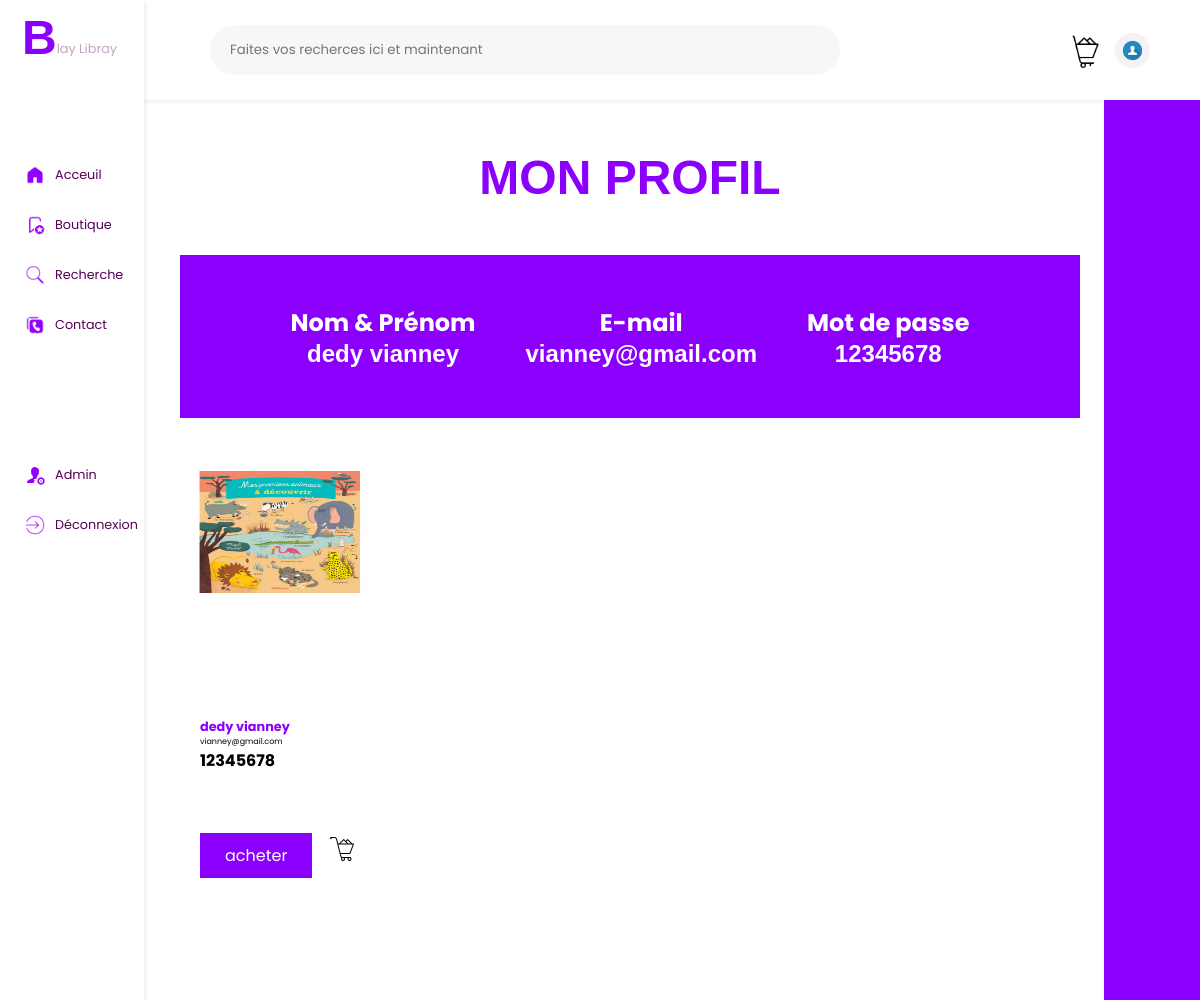
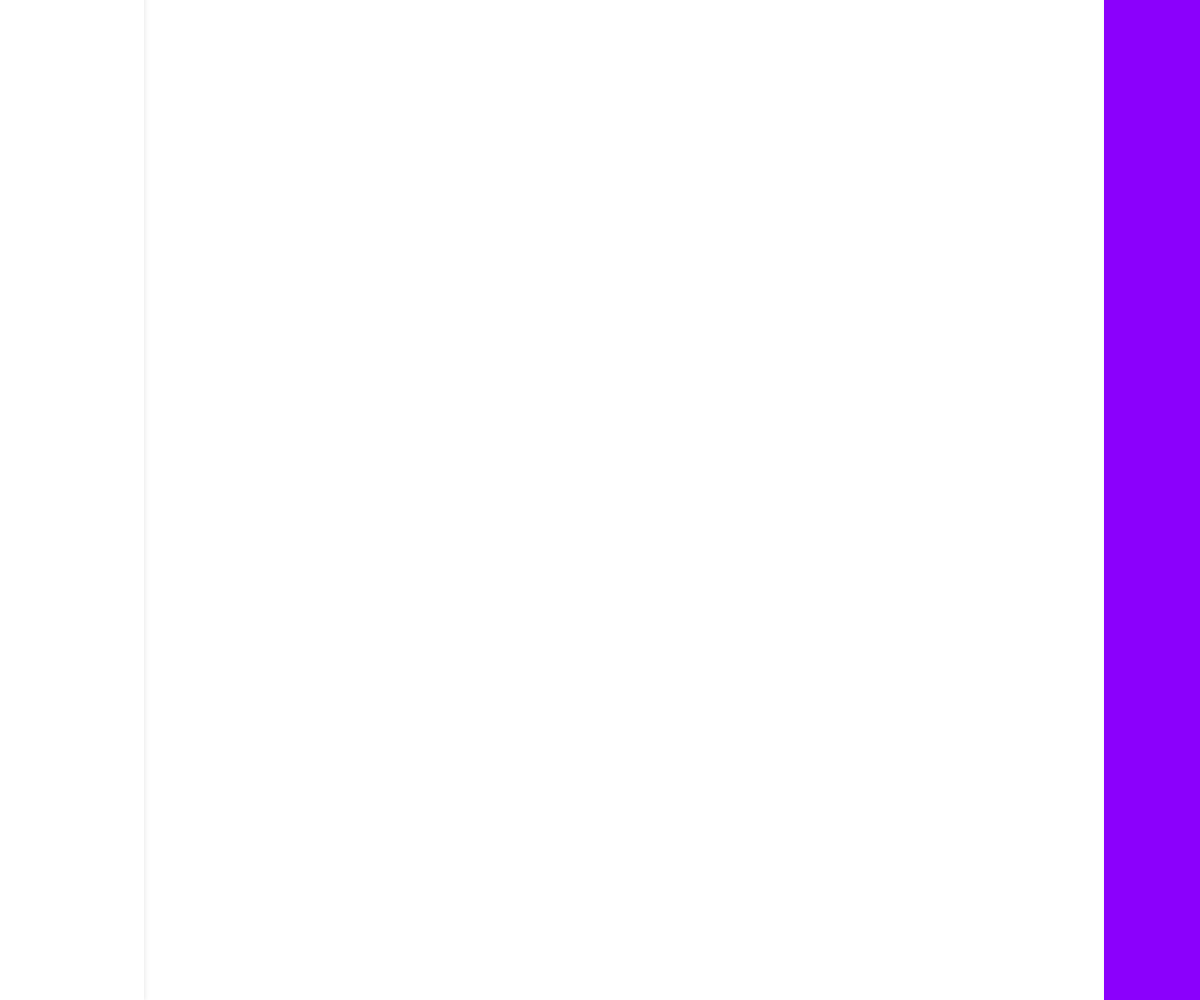
/useprid, run on the app's committed database (2 pictures, top to bottom).
### app.py (models this page shows, shortened)
class Connecter(db.Model):
    id = db.Column(db.Integer, primary_key = True)
    first_name = db.Column(db.String(20), unique = False , nullable = False)
    last_name = db.Column(db.String(20), unique = True , nullable = False)
    age = db.Column(db.String(8),nullable = False)

### app.py (the view)
@app.route('/useprid')
def useprid():
    user = Connecter.query.all()
    return render_template('useprid.html',user = user)

### templates/useprid.html (shortened to what this page needs)
<!DOCTYPE html>
<html lang="en">
<head>
    <link rel="stylesheet" href="static/CSS/achat.css">
</head>
<body>
    <div class="navhaut">
        <div class="reche1">
            <input type="text" name="" id="" placeholder="Faites vos recherces ici et maintenant">
        </div>
        <div class="reche2">
            <div class="notif">
            </div>
            <div class="panie">
                <a href="/panieruser"><p style="opacity: 0;">.</p></a>
            </div>
            <div class="profil" >
                <a href="/useprid"><p style="opacity: 0;">.</p></a>
            </div>
        </div>
    </div>
    <div class="navgauche">
        <div class="logo">
            <h1 style="padding-top: 10px;color: #8b00fc;font-size: 3rem;font-family: 'Trebuchet MS', 'Lucida Sans Unicode', 'Lucida Grande', 'Lucida Sans', Arial, sans-serif;">B</h1>
            <p style="font-size: 0.8rem;padding-top: 40px;color: rgb(196, 166, 196);">lay  Libray</p>
        </div>
        <div class="logo1">
            <img src="static/IMAGES/home-removebg-preview.png " style="filter: invert(10%) sepia(98%) saturate(6704%) hue-rotate(275deg) brightness(102%) contrast(120%);" height="20px" alt="">
            <a href="/home" style="font-size: 0.8rem;padding-left: 10px;text-decoration: none;color: #570057;">Acceuil</a>
        </div>
        <div class="logo1">
            <img src="static/IMAGES/bou-removebg-preview.png" style="filter: invert(10%) sepia(98%) saturate(6704%) hue-rotate(275deg) brightness(102%) contrast(120%);" height="20px" alt="">
            <a href="/achat" style="font-size: 0.8rem;padding-left: 10px;text-decoration: none;color: #570057;">Boutique</a>
        </div>
        <div class="logo1">
            <img src="static/IMAGES/loupe.png" style="filter: invert(10%) sepia(98%) saturate(6704%) hue-rotate(275deg) brightness(102%) contrast(120%);" height="20px" alt="">
            <a href="/recherche" style="font-size: 0.8rem;padding-left: 10px;text-decoration: none;color: #570057;">Recherche</a>
        </div>
        <div class="logo1">
            <img src="static/IMAGES/contac-removebg-preview.png" style="filter: invert(10%) sepia(98%) saturate(6704%) hue-rotate(275deg) brightness(102%) contrast(120%);" height="20px" alt="">
            <a href="" style="font-size: 0.8rem;padding-left: 10px;text-decoration: none;color: #570057;">Contact</a>
        </div>
        <div class="logo2">
            <img src="static/IMAGES/admmi-removebg-preview.png" style="filter: invert(10%) sepia(98%) saturate(6704%) hue-rotate(275deg) brightness(102%) contrast(120%);" height="20px" alt="">
            <a href="/profil" style="font-size: 0.8rem;padding-left: 10px;text-decoration: none;color: #570057;">Admin</a>
        </div>
        <div class="logo3">
            <img src="static/IMAGES/dec-removebg-preview.png" style="filter: invert(10%) sepia(98%) saturate(6704%) hue-rotate(275deg) brightness(102%) contrast(120%);" height="20px" alt="">
            <a href="/sprome" style="padding-left: 10px;text-decoration: none;color: #570057;font-size: 0.8rem;">Déconnexion</a>
        </div>
    </div>
    <div class="navdroite">
    </div>
    <div class="page12">
        <h1 style="text-align: center;color: #8b00fc;font-size: 3rem;font-family: 'Trebuchet MS', 'Lucida Sans Unicode', 'Lucida Grande', 'Lucida Sans', Arial, sans-serif;padding-bottom: 50px;">MON PROFIL</h1>
        <div class="liv" >
            {% for data in user %}
            <h1 style="text-align: center;color: white;font-size: 1.5rem;font-family: 'Trebuchet MS', 'Lucida Sans Unicode', 'Lucida Grande', 'Lucida Sans', Arial, sans-serif;"> <span>Nom & Prénom</span> <br> {{data.first_name}}</h1>
            <h1 style="text-align: center;color: white;font-size: 1.5rem;font-family: 'Trebuchet MS', 'Lucida Sans Unicode', 'Lucida Grande', 'Lucida Sans', Arial, sans-serif;"><span>E-mail</span> <br>{{data.last_name}}</h1>
            <h1 style="text-align: center;color: white;font-size: 1.5rem;font-family: 'Trebuchet MS', 'Lucida Sans Unicode', 'Lucida Grande', 'Lucida Sans', Arial, sans-serif;"><span >Mot de passe</span> <br>{{data.age}}</h1>
            {% endfor %}
        </div>
        <div class="livres">
            {% for data in user %}
            <div class="livre1">
                <div class="livr1">
                    <img src="{{url_for('static', filename='IMAGES/nom.jpg')}}" width="100%" height="50%" alt="">
                </div>
                <div class="livr12">
                    <h1 style="font-size: 0.8rem;text-align: start;color: #8b00fc;">{{data.first_name}}</h1>
                    <p style="font-size:0.5rem;">{{data.last_name}}</p>
                    <h1 style="font-size: 1rem;">{{data.age}}</h1>
                </div>
                <div class="livr123">
                    <a href="/delete/{{data.id}}" class="achat">acheter</a>
                    <a href="">
                        <img src="../image/panierr.png" width="30px" style="padding-bottom: 10px;padding-right: 5px;" alt="">
                    </a>
                </div>
            </div>
            {% endfor %}
        </div>
    </div>
</body>
</html>

### static/CSS/achat.css (style rules this page uses)
* { box-sizing: border-box; margin: 0; padding: 0; font-family: 'Poppins', sans-serif; }
input { outline: none; border: none; background-color: rgba(209, 209, 209, 0.178); border-radius: 20px; padding-left: 20px; color: white; }
body { background-color: white; }
.navhaut { height: 100px; width: 100%; background-color: white; position: fixed; top: 0; display: flex; box-shadow: 1px 1px 5px 0.2px rgba(128, 128, 128, 0.212); }
.reche1 { height: 100%; width: 70%; background-color: white; display: flex; justify-content: end; align-items: center; }
.reche2 { height: 100%; width: 30%; background-color: white; display: flex; gap: 15px; align-items: center; justify-content: end; padding-right: 50px; }
.notif { height: 35px; width: 35px; background-color: white; border-radius: 100%; }
.panie { height: 35px; width: 35px; background: url(../IMAGES/panierr.png) 50% no-repeat; background-size: cover; border-radius: 100%; }
.profil { height: 35px; width: 35px; background: url(../IMAGES/trsd.jpg) 50% no-repeat; background-size: cover; border-radius: 100%; }
.reche1 input { height: 50px; width: 75%; border-radius: 100px; background-color: rgba(209, 209, 209, 0.178); color: gray; }
.logo { height: 100px; width: 100%; background-color: white; display: flex; align-items: start; justify-content: start; margin-bottom: 50px; padding-left: 22px; }
.logo1 { height: 50px; width: 100%; background-color: white; display: flex; align-items: center; justify-content: start; padding-left: 25px; }
.logo2 { height: 50px; width: 100%; background-color: white; display: flex; align-items: center; justify-content: start; padding-left: 25px; margin-top: 100px; }
.logo3 { height: 50px; width: 100%; background-color: white; display: flex; align-items: center; justify-content: start; padding-left: 25px; }
.navgauche { height: 2000px; width: 12%; background-color: white; position: fixed; top: 0; box-shadow: 1px 1px 5px 0.2px rgba(128, 128, 128, 0.212); }
.navdroite { height: 2000px; width: 8%; background-color: rgb(139, 0, 252); position: fixed; right: 0; top: 100.2px; box-shadow: 1px 1px 5px 0.2px rgba(128, 128, 128, 0.212); }
.page12 { padding-top: 150px; padding-left: 15%; padding-right: 10%; height: 2000px; width: 100%; background-color: white; box-shadow: 1px 1px 5px 1px rgba(128, 128, 128, 0.212); }
.liv { margin-bottom: 50px; display: flex; flex-wrap: wrap; align-items: center; justify-content: center; width: 100%; padding-top: 50px; padding-bottom: 50px; gap: 50px; background-color: rgb(139, 0, 252); }
.livres { margin-bottom: 50px; display: flex; flex-wrap: wrap; align-items: center; justify-content: start; width: 100%; background-color: white; }
.livre1 { margin-bottom: 30px; width: 200px; background-color: white; }
.livr1 { text-align: start; height: 250px; background-color: white; border: 3px solid white; width: 100%; }
.livr12 { text-align: start; height: 50px; width: 80%; margin: auto; background-color: white; }
.livr123 { display: flex; align-items: end; padding-bottom: 10px; justify-content: space-between; height: 120px; width: 80%; margin: auto; background-color: white; }
.livr123 a.achat { padding: 10px 25px; color: white; text-decoration: none; background-color: rgb(139, 0, 252); }

### data on the page
Connecter: first_name "dedy vianney", last_name "vianney@gmail.com", age "12345678"
